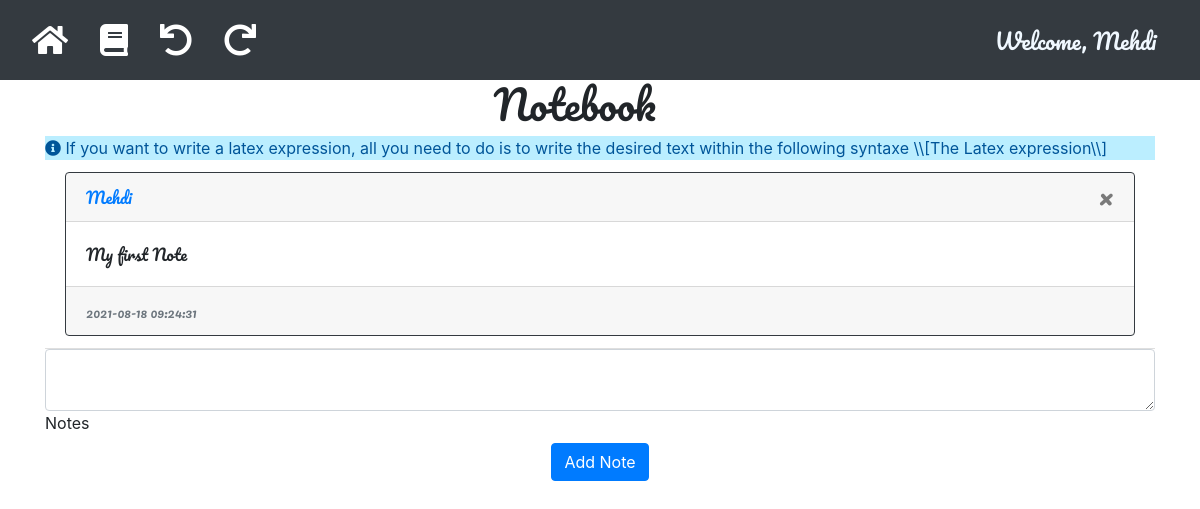
Before: /Notebook (signed in) with the older database file.
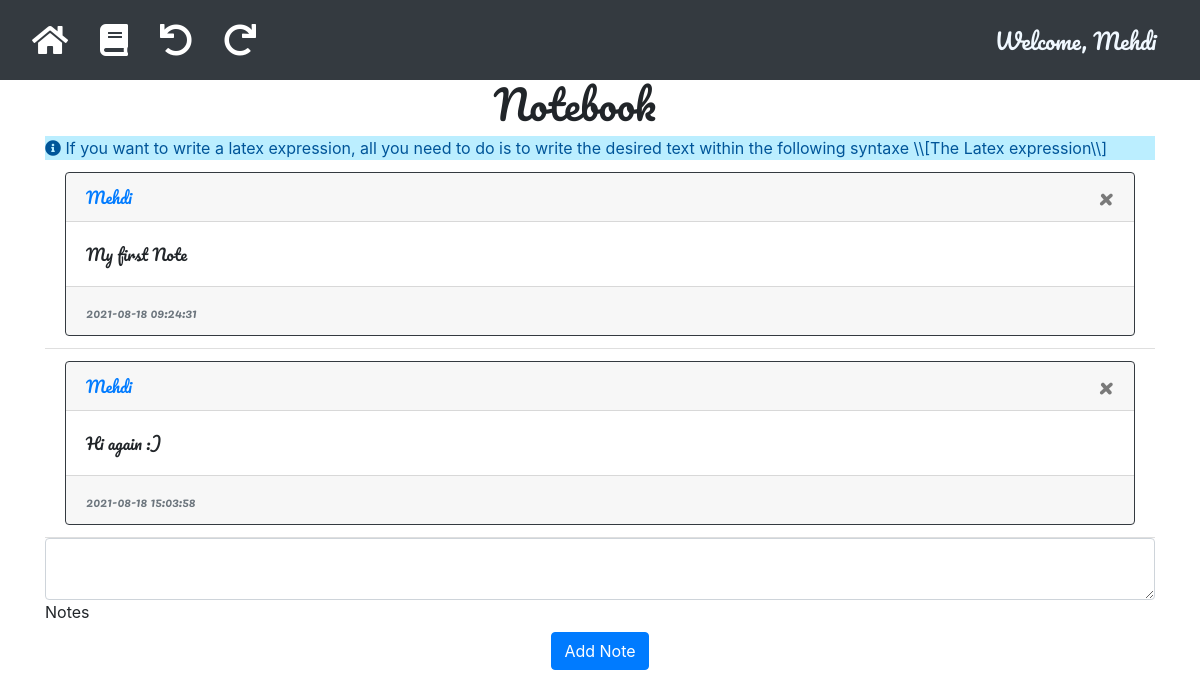
After: the same page with the newer database file.
### app/models.py (models this page shows)
class Note(db.Model):
    id = db.Column(db.Integer, primary_key=True)
    data = db.Column(db.String(10000))
    date = db.Column(db.DateTime(timezone=True), default=func.now())
    user_id = db.Column(db.Integer, db.ForeignKey('user.id',ondelete="CASCADE"), nullable=False)

class User(db.Model, UserMixin):
    id = db.Column(db.Integer, primary_key=True)
    email = db.Column(db.String(150), unique=True)
    password = db.Column(db.String(150))
    first_name = db.Column(db.String(150))
    notes = db.relationship('Note', backref='user', passive_deletes=True)

### app/views.py (the view, shortened to what this page needs)
@views.route('/Notebook', methods=['GET', 'POST'])
@login_required
def Notebook():
    return render_template("Notebook.html", user=current_user)

### app/__init__.py (called while the page is built)
def create_app():
    app = Flask(__name__, static_folder='static', template_folder='templates')
    app.config['SECRET_KEY'] = 'aaaaaaaaaaaaaaaaaaaaaaaaaaaaaaaaaaa'
    app.config['SQLALCHEMY_DATABASE_URI'] = f'sqlite:///{DB_NAME}'
    db.init_app(app)
    from .views import views
    from .auth import auth
    app.register_blueprint(views, url_prefix='/')
    app.register_blueprint(auth, url_prefix='/')
    from .models import User, Note
    create_database(app)
    login_manager = LoginManager()
    login_manager.login_view = 'auth.login'
    login_manager.init_app(app)
    @login_manager.user_loader
    def load_user(id):
        return User.query.get(int(id))
    return app

### app/templates/Notebook.html (shortened to what this page needs)
{% extends "base.html" %}
        {%block username %}Welcome, {{user.first_name}} {%endblock%}
        {% block content%}
        <h1 align="center" style="font-family:pacifico;">Notebook
            <i class="fa fa-pencil" aria-hidden="true" title="What's up?"> </i>
        </h1>
        <div class="info-msg">
            <i class="fa fa-info-circle"></i>
            If you want to write a latex expression, all you need to do is to write the desired text within the following
            syntaxe \\[The Latex expression\\]
        </div>
            <ul class="list-group list-group-flush" id="notes">
                {% for note in user.notes %}
                <li style="font-family:pacifico;" class="list-group-item">
                    <div class="card border-dark">
                        <div class="card-header d-flex justify-content-between align-items-center">
                            <a href="#"> {{note.user.first_name}}    </a>
                            <button type="button" class="close" onClick="deleteNote({{ note.id }})">
                                <span aria-hidden="true">&times;</span>
                            </button>
                        </div>
                        <div class="card-body">
                            <div class="card-text">
                                {{ note.data }}
                            </div>
                        </div>
                        <div class="card-footer text-muted">
                            <small class="font-weight-light text-right">{{ note.date }}</small>
                        </div>
                    </div>
                </li>
                {% endfor %}
            </ul>
        <form method="POST" enctype="multipart/form-data" >
            <div class="form-outline">
                <textarea  style="font-family:pacifico;" name="note" id="note" class="form-control" ></textarea>
                <label class="form-label" for="note">Notes</label>
            </div>
            <div align="center">
                <button type="submit" class="btn btn-primary">Add Note</button>
            </div>
        </form>
        {% endblock %}

Changed rows visible on the page:
added Note: user.first_name "Mehdi", data "Hi again :)", date "2021-08-18 15:03:58"
